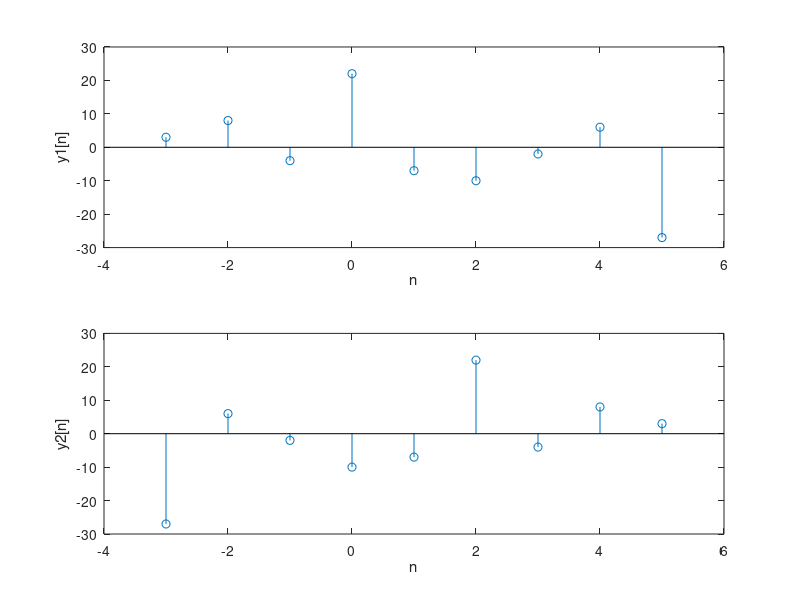

This figure's MATLAB source:

x = [1 2 -3 8 -9];
h = [3 2 1 2 3];
hf = fliplr(h);
xf = fliplr(x);
nk = -3:5;
M1 = length(x);
M2 = length(xf);
N1 = length(h);
N2 = length(hf);
L1 = M1 + N2 - 1;
L2 = M2 + N1 - 1;
xc1 = zeros(1,L1);
hc1 = zeros(1,L1);
xc1(1:M1) = x;
hc1(1:N2) = hf;
for n = 1:L1
	y1(n) = 0;
	for k = 1:n
		y1(n) = y1(n) + xc1(k)*hc1(n-k+1);
	end
end
xc2 = zeros(1,L2);
hc2 = zeros(1,L2);
xc2(1:M2) = xf;
hc2(1:N1) = h;
for n = 1:L2
	y2(n) = 0;
	for k = 1:n
		y2(n) = y2(n) + xc2(k)*hc2(n-k+1);
	end
end
subplot(211)
stem(nk,y1);
xlabel('n');
ylabel('y1[n]')
subplot(212)
stem(nk,y2);
xlabel('n');
ylabel('y2[n]')
y1
y2